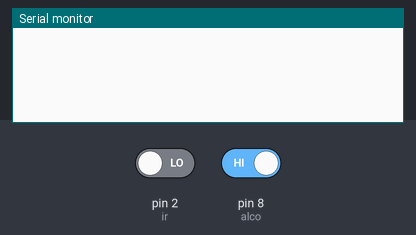
A sketch run on a simulated Arduino Uno, built with avr-gcc and run on an emulated ATmega328P. Shown: the last lines printed to the serial monitor. The inputs (shaded band) are chosen by the test bench; at power-on: pin 2 (ir) LOW, pin 8 (alco) HIGH.

Above: at 2.8 s.
2.9 s: pin 2 (ir) driven HIGH
At 3.8 s:
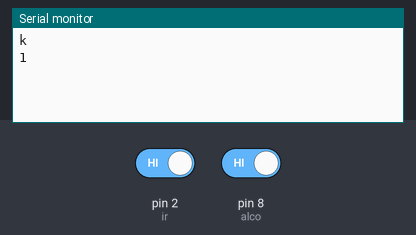
4.5 s: pin 8 (alco) driven LOW
At 5.8 s:
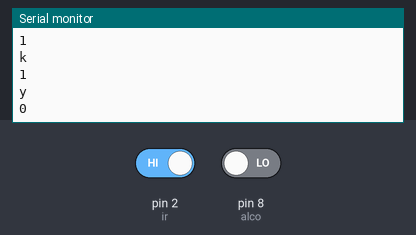

The sketch:

master_code.ino
```cpp
#include<SoftwareSerial.h>
int ir = 2;
int alco = 8;
int buttonState=0,alcohol=0;
void setup() {
  Serial.begin(38400);
  pinMode(ir, INPUT);
  pinMode(alco, INPUT);
}

void loop() {
  int buttonState = digitalRead(ir);
  int alcohol=digitalRead(alco);
if(buttonState==1 && alcohol==0)
  {
   char s=' ';
    Serial.println("y");
    Serial.println(alcohol);
    s=' ';
  }
else if (buttonState==0 && alcohol==0)
  {
    char s=' ';
    Serial.println("n");
    Serial.println(alcohol);
    s=' ';
    }

else if (buttonState==1 && alcohol==1)
  {
    char s=' ';
    Serial.println("k");
    Serial.println(alcohol);
    s=' ';
    }
    delay(1000);
}
```

Measured:
- after the input at 2.9 s, the serial monitor: prints a new line after 0.10 s (image 1)
- after the input at 4.5 s, the serial monitor: prints a new line after 0.50 s (image 2)
